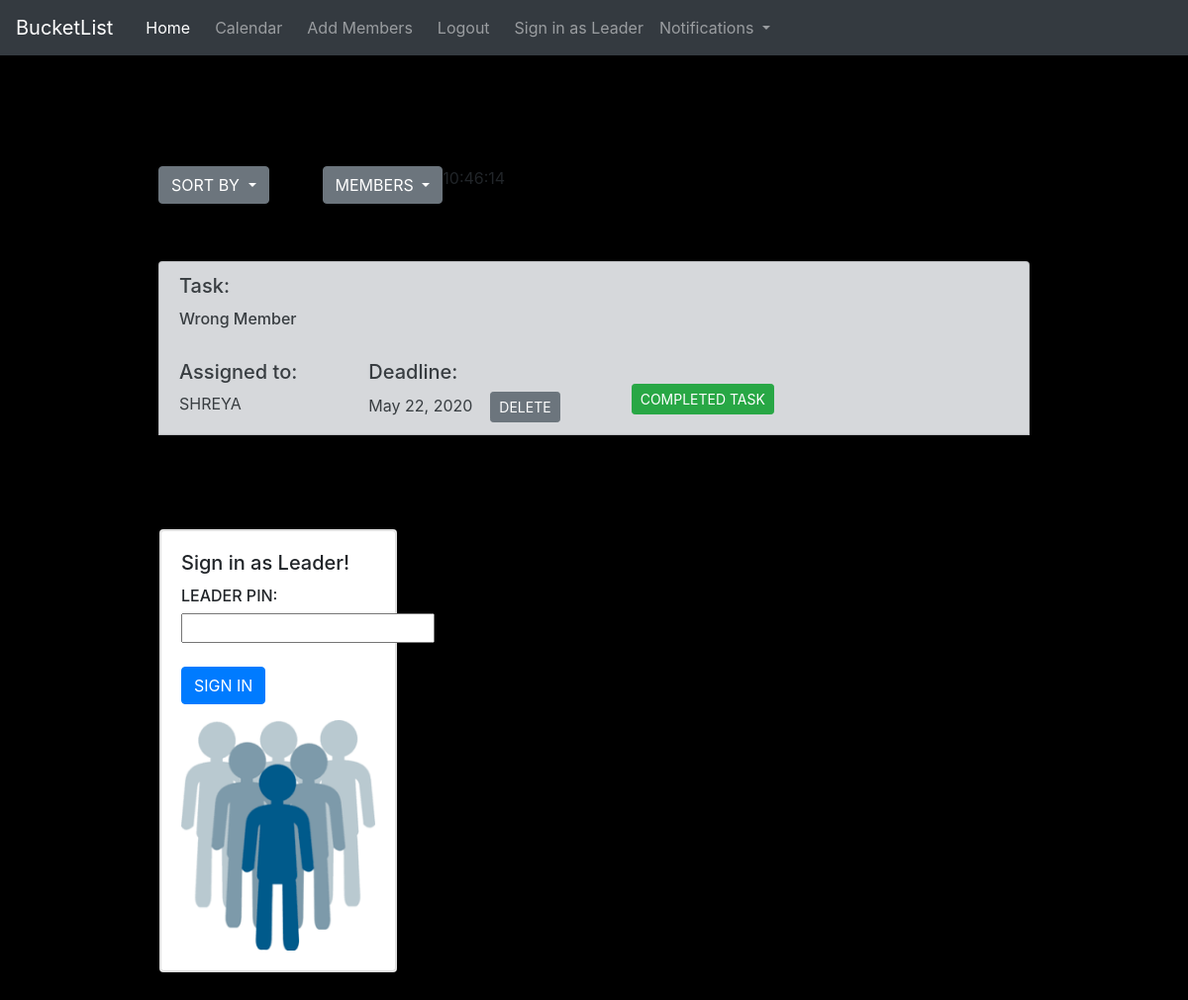
Page / (signed in) on the committed database.
### BucketList/models.py (models this page shows)
class ListItem(models.Model):
	team = models.ForeignKey(User,on_delete=models.CASCADE,blank=True,null=True)
	content = models.CharField(max_length=500,blank=True,null=True,default=None)
	deadline = models.DateField()
	member = models.CharField(max_length=100,blank=True,null=True)
	status=models.TextField(max_length=20,default="Incomplete")

### BucketList/views.py (the view)
# urls.py: path('', views.home),
def home(request, leadsignedin={}):
	context={
	'leadsignedin':False
	}
	if request.user.is_authenticated:
		all_member= Profile.objects.filter(memberid__id=request.user.id)
		all_items = ListItem.objects.filter(team__id=request.user.id)
		allitems = all_items.filter(status="Incomplete")
		TeamLeader= Leader.objects.filter(leaderid__id=request.user.id)
		context.update(leadsignedin)
		return render(request,'BucketList/home.html',{'all':allitems,'all_members':all_member,'teamleader':TeamLeader,'leadsignedin':leadsignedin,'notifs':all_items})
	else:
		return render(request,'BucketList/home.html',{})

### BucketList/Templates/BucketList/home.html (shortened to what this page needs)
<DOCTYPE! html>
<html>
<head>
  <link rel="stylesheet" href="https://maxcdn.bootstrapcdn.com/bootstrap/4.0.0/css/bootstrap.min.css">
  <link rel="stylesheet" href="https://maxcdn.bootstrapcdn.com/bootstrap/4.0.0/css/bootstrap.min.css">
  <link rel="stylesheet" href="stylehome.css">
</head>
<section><nav class="navbar navbar-expand-lg navbar-light bg-light navbar navbar-dark bg-dark">
  <a class="navbar-brand" href="/">BucketList</a>
  <div class="collapse navbar-collapse" id="navbarSupportedContent">
    <ul class="navbar-nav mr-auto">
      <li class="nav-item active">
        <a class="nav-link" href="/">Home <span class="sr-only">(current)</span></a>
      </li>&nbsp;&nbsp;
      <li class="nav-item">
        <a class="nav-link" href="{% url 'BucketList:Calendar' %}">Calendar</a>
      </li>&nbsp;&nbsp;
      {% if user.is_authenticated %}
      <li class="nav-item">
        <button type="button" class="nav-link bg-dark" style="padding: none;border: none" onclick="document.getElementById('ADDMEM')" data-toggle="modal" data-target="#examplemodal">
  Add Members
</button></li>
      <li class="nav-item">
        <a class="nav-link " href="{% url 'logout' %}">Logout</a>
      </li>&nbsp;&nbsp;{% if not leadsignedin %}
      <li class="nav-item">
        <a class="nav-link" href="#signasleader">Sign in as Leader</a>
      </li>{% endif %}
      {% endif %}
{% if user.is_authenticated %}
  <li class="nav-item dropdown">
        <a class="nav-link dropdown-toggle " href="#" id="navbarDropdown" role="button" data-toggle="dropdown" aria-haspopup="true" aria-expanded="false">
        Notifications
        </a>
      </li>
{% endif %}
    </ul>
  </div>
</nav>
</section>
<body style=" background:black; box-sizing: border-box ;background-attachment: fixed; background-repeat: no-repeat; background-size: cover;" style="background-position: center;">
<div style="margin-left: 10rem; margin-right: 10rem; margin-top: 7rem;">
{% if user.is_authenticated %}
{% if not leadsignedin %}
<div class="dropdown" style="float: left">
  <button class="btn btn-secondary dropdown-toggle" type="button" id="dropdownMenuButton" data-toggle="dropdown" aria-haspopup="true" aria-expanded="false">
    SORT BY
  </button>
</div>
<div style="float: left">
</div>{% endif %}
<div class="dropdown" style="float: left" >
  <button class="btn btn-secondary dropdown-toggle" type="button" id="dropdownMenuButton" data-toggle="dropdown" aria-haspopup="true" aria-expanded="false">
    MEMBERS
  </button>
</div>
<div id="clock"></div>
<br>
<br>
<br>
  <ul class="list-group">
  {% if all %}
  {% for item in all %}
  <li class="list-group-item list-group-item-action list-group-item-secondary" >
  <h5 class="card-title">Task:</h5>
  <h6 class="card-text">{{ item.content }}</h6>
  <br>
  <div style="float: left"><h5>Assigned to:</h5>{{ item.member }}&nbsp;&nbsp;</div>
  <div style="float: left;">&nbsp;&nbsp;&nbsp;&nbsp;&nbsp;&nbsp;&nbsp;&nbsp;&nbsp;&nbsp;&nbsp;&nbsp;&nbsp;&nbsp;&nbsp;&nbsp;</div>
  <div style="float: left"><h5>Deadline:</h5> {{ item.deadline }} <form action="/delete/{{ item.id }}/" method="post" style="display:inline">
    <input class="btn btn-secondary btn-sm" type="submit" value="DELETE">
    </form></div><br>
    {% if not leadsignedin %}
    <div style="float: left;">&nbsp;&nbsp;&nbsp;&nbsp;&nbsp;&nbsp;&nbsp;&nbsp;&nbsp;&nbsp;&nbsp;&nbsp;&nbsp;&nbsp;&nbsp;&nbsp;</div>
    <div style="float: left"><form action="/complete/{{ item.id }}/" method="post" style="display:inline">{% csrf_token %}<input class="btn btn-success btn-secondary btn-sm" type="submit" value="COMPLETED TASK">
  </form></div>{% endif %}
  </li><br>
  {% endfor %}
  {% else %}
  <p class="display-4" style="margin-top: 10px; color: DimGrey;font-weight: 500">No Task Pending! WOHOO!</p>
  {% endif %}
  <br>
  </ul>
<br>
<br>
{% if not leadsignedin and teamleader %}
<div class="row">
    <div style="float: left;margin-left: 1rem; margin-bottom: 2rem;">
      <div class="card" style="width: 15rem; height: 28rem;" style="float: left">
  <div class="card">
    <div class="card-body">
      <h5 class="card-title">Sign in as Leader!</h5>
        <form id="signasleader" name="signleader" action="/signasleader/" onsubmit="return ValidateSignIn()" method="post">{% csrf_token %}
        <h6>LEADER PIN:</h6><input type="text" name="leaderpin"><br><br>
        <input class="btn btn-primary" type="submit" value="SIGN IN" >
        </form> <img class="card-img-top" >
    </div>
  </div>
</div>
</div>
</div>
{% endif %}
      {% endif %}
</div>
</body>
</html>

### rows in the picture
ListItem: content "Wrong Member", member "SHREYA", deadline "May 22, 2020"
